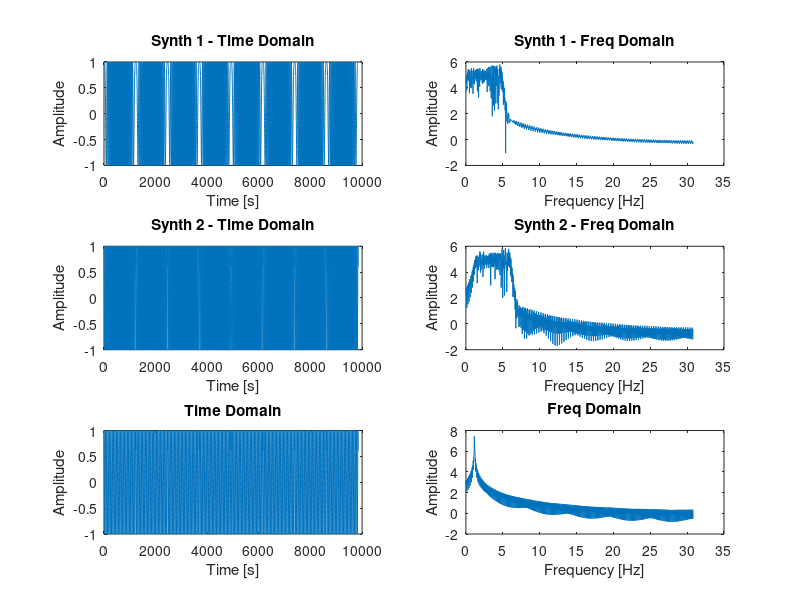
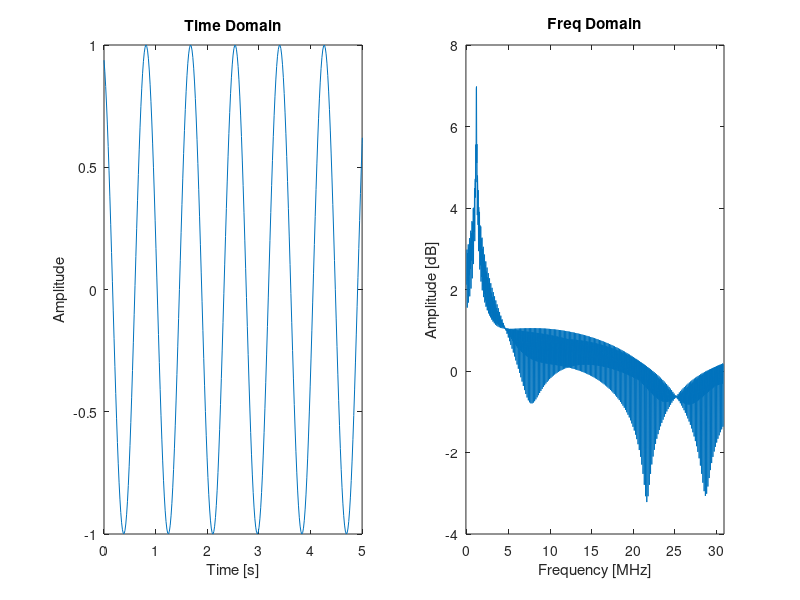
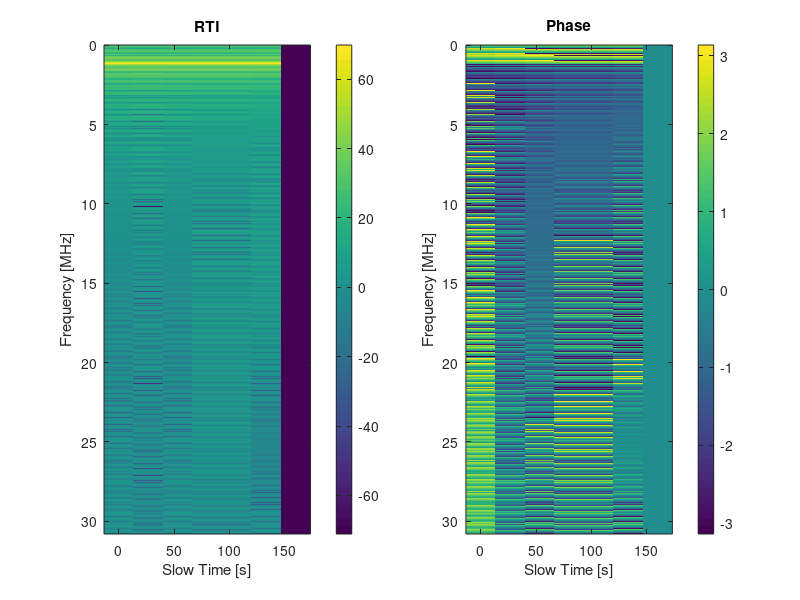

Here is the MATLAB script that generated these plots, in order:
%% Processing settings

is_windowing = 0;                   % enable tapering
is_sub = 0;                         % enable coherent subtraction
n_peek = 10;                        % number of profiles to view during processing

%% Simulation parameters

c = 299792458;                                   
Fc = 0;                   
Fo = 1.1589;                                        
phi = 0;                                           
B = 5;  

T_prop = 0;
T_up = 10;
T_down = 10;
T_ramp = T_up + T_down;

K_up = B/T_up;
K_down = B/T_down;

Fs = 10*(Fc + B + Fo);                               

n_ramps = 8;
ns_ramp = floor(Fs*T_ramp); 
ns_up = floor(Fs*T_up);
ns_down = ns_ramp - ns_up;
ns_prop = floor(Fs*T_prop);

ns_fft = 2^nextpow2(ns_ramp);
ns_dataset = ns_ramp*n_ramps;
ns_profile = ns_fft/2 + 1;

RTI = zeros(ns_profile, n_ramps - 1);

t_raw  = linspace(0, (ns_dataset - 1)/Fs, ns_dataset);
t_up   = linspace(0, (ns_up )/Fs, ns_up);
t_down = linspace((ns_down)/Fs, 0, ns_down);

t_beat = linspace(0, (ns_ramp - 1)/Fs, ns_ramp);
f_fft  = linspace(0, Fs/2, ns_profile); 

ramp_up = exp(2*pi*1i*(Fc*t_up + K_up/2*t_up.^2) + 1i*phi);
ramp_down = exp(2*pi*1i*(Fc*t_down - K_down/2*t_down.^2) + 1i*phi);

synth_1 = [ramp_up ramp_down];
synth_2 = synth_1.*exp(2*pi*1i*(Fo*t_beat));

synth_1 = [synth_1 synth_1];
synth_1 = [synth_1 synth_1];
synth_1 = [synth_1 synth_1];
synth_1 = [zeros(1, ns_prop) synth_1]; 

synth_2 = [synth_2 synth_2];
synth_2 = [synth_2 synth_2];
synth_2 = [synth_2 synth_2];
synth_2 = [synth_2 zeros(1, ns_prop)];

raw_data = conj(synth_1).*synth_2;

%% Per-pulse processing
for i = 1 : n_ramps
     
    start = floor(i*Fs*T_ramp);
    stop  = start + ns_ramp - 1;   
    
    if(stop > ns_dataset)
        continue;
    end;
    
    beat = raw_data(start : stop);          
  
    if(is_windowing)
        beat = beat.*hamming(ns_ramp)';
    end;
    
    chop_fft = fft(beat, ns_fft); 
    chop_profile = chop_fft(1 : ns_profile);
    
    RTI(:, i) = chop_profile;        
        
    figure(2);

    subplot(1,2,1);
    plot(t_beat, real(beat));
    title('Time Domain');
    xlabel('Time [s]');
    ylabel('Amplitude');
    xlim([0 5]);


    subplot(1,2,2);
    plot(f_fft, log(abs(chop_profile)));
    title('Freq Domain');
    xlabel('Frequency [MHz]');
    ylabel('Amplitude [dB]');
    %ylim([80 160]);  
    xlim([-0.1 (max(f_fft) + 0.1)]);

    pause;


end;

synth_1_profile = fft(synth_1, ns_fft);
synth_1_profile = synth_1_profile(1 : ns_profile);

synth_2_profile = fft(synth_2, ns_fft);
synth_2_profile = synth_2_profile(1 : ns_profile);

beat_profile = fft(raw_data, ns_fft);
beat_profile = beat_profile(1 : ns_profile);

figure(1);   
subplot(3, 2, 1);
plot(real(synth_1));
title('Synth 1 - Time Domain');
xlabel('Time [s]');
ylabel('Amplitude');

subplot(3, 2, 2);
plot(f_fft, log(abs(synth_1_profile)));
title('Synth 1 - Freq Domain');
xlabel('Frequency [Hz]');
ylabel('Amplitude');

subplot(3, 2, 3);
plot(real(synth_2));
title('Synth 2 - Time Domain');
xlabel('Time [s]');
ylabel('Amplitude');

subplot(3, 2, 4);
plot(f_fft, log(abs(synth_2_profile)));
title('Synth 2 - Freq Domain');
xlabel('Frequency [Hz]');
ylabel('Amplitude');

subplot(3, 2, 5);
plot(real(raw_data));
title('Time Domain');
xlabel('Time [s]');
ylabel('Amplitude');

subplot(3, 2, 6);
plot(f_fft, log(abs(beat_profile)));
title('Freq Domain');
xlabel('Frequency [Hz]');
ylabel('Amplitude');

figure(3);
subplot(1, 2, 1);
imagesc(t_raw, f_fft, 10*log(abs(RTI)));
title('RTI');
ylabel('Frequency [MHz]');
xlabel('Slow Time [s]');  
%ylim([1.89 1.91]);
%caxis([-50 100]);
colorbar;

subplot(1, 2, 2);
imagesc(t_raw, f_fft, angle(RTI));
title('Phase');
ylabel('Frequency [MHz]');
xlabel('Slow Time [s]');  
%ylim([1.89 1.91]);
colorbar;



